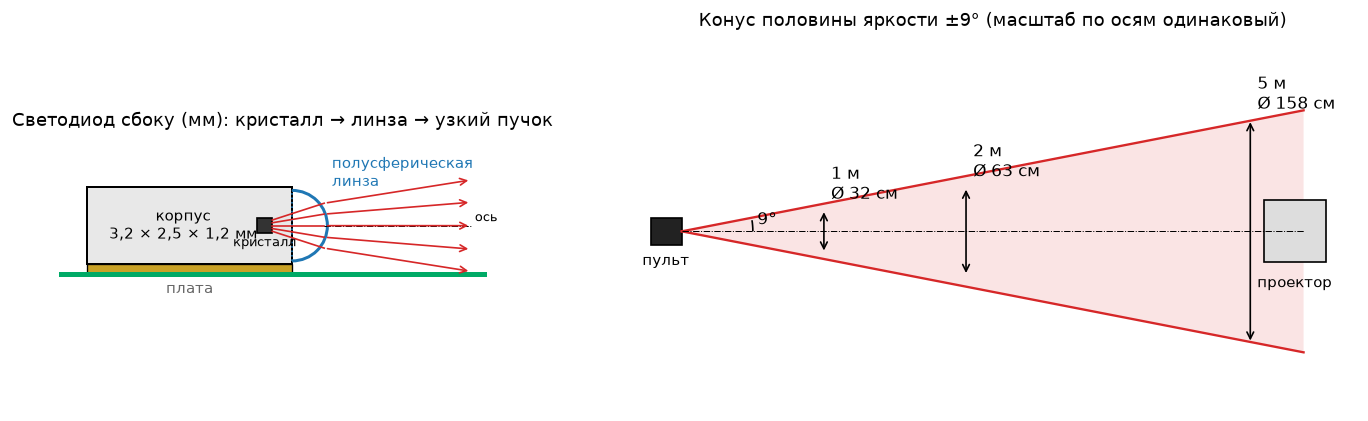

Recreate this plot in Python.
"""Оптическая схема VSMY14940 сбоку, как рисуют линзы: кристалл, полусферическая линза, лучи ±9°.
Масштаб корпуса — мм, дальше — условный, расстояния подписаны. Геометрия линзы — схематично."""
import math
import matplotlib
matplotlib.use("Agg")
import matplotlib.pyplot as plt
from matplotlib.patches import Arc, Rectangle, Polygon

HW = 9.0
fig, (a1, a2) = plt.subplots(1, 2, figsize=(14, 5), gridspec_kw={"width_ratios": [1, 1.6]})

# --- левая часть: корпус и линза (мм) ---
a1.set_aspect("equal")
a1.add_patch(Rectangle((-3.2, -0.6), 3.2, 1.2, fc="#e8e8e8", ec="k", lw=1.2))          # корпус 3,2 мм
a1.add_patch(Rectangle((-3.2, -0.75), 3.2, 0.15, fc="#c9a227", ec="k", lw=0.8))         # контакты
a1.add_patch(Rectangle((-0.55, -0.12), 0.24, 0.24, fc="#333", ec="k"))                   # кристалл
R = 0.55
a1.add_patch(Arc((0, 0), 2 * R, 2 * R, theta1=-90, theta2=90, lw=1.8, color="#1f77b4"))  # линза
a1.plot([0, 0], [-R, R], color="#1f77b4", lw=1.0, ls=":")
a1.text(-1.7, 0.0, "корпус\n3,2 × 2,5 × 1,2 мм", ha="center", va="center", fontsize=9)
a1.text(-0.43, -0.32, "кристалл", ha="center", fontsize=8)
a1.text(0.62, 0.62, "полусферическая\nлинза", color="#1f77b4", fontsize=9)
a1.text(-1.6, -1.05, "плата", ha="center", fontsize=9, color="#666")
a1.plot([-3.6, 3.0], [-0.75, -0.75], color="#0a6", lw=3)
# лучи из кристалла: выходят почти параллельно, расходимость ±9°
for y0 in (-0.35, -0.18, 0, 0.18, 0.35):
    a1.plot([-0.31, 0.5], [y0 * 0.25, y0], color="#d62728", lw=1)
    ang = math.radians(HW) * (y0 / 0.35)
    a1.annotate("", xy=(2.8, y0 + (2.8 - 0.5) * math.tan(ang)), xytext=(0.5, y0),
                arrowprops=dict(arrowstyle="->", color="#d62728", lw=1))
a1.plot([0.5, 2.8], [0, 0], color="k", lw=0.6, ls="-.")
a1.text(2.85, 0.02, "ось", fontsize=8, va="bottom")
a1.set_xlim(-3.7, 3.4); a1.set_ylim(-1.3, 1.4); a1.axis("off")
a1.set_title("Светодиод сбоку (мм): кристалл → линза → узкий пучок", fontsize=11)

# --- правая часть: конус до проектора (условный масштаб) ---
xs = {0: 0.0, 1: 1.6, 2: 3.2, 5: 6.4}
t = math.tan(math.radians(HW))
def h(d): return d * t * 1.6  # 1 м = 1,6 ед. по x, тот же масштаб по y
a2.add_patch(Polygon([(0, 0), (xs[5] + 0.6, h(5) + 0.6 * t), (xs[5] + 0.6, -h(5) - 0.6 * t)],
                     closed=True, fc="#d62728", alpha=0.12, ec="none"))
a2.plot([0, xs[5] + 0.6], [0, h(5) + 0.6 * t], color="#d62728", lw=1.4)
a2.plot([0, xs[5] + 0.6], [0, -h(5) - 0.6 * t], color="#d62728", lw=1.4)
a2.plot([0, xs[5] + 0.6], [0, 0], color="k", lw=0.6, ls="-.")
a2.add_patch(Arc((0, 0), 1.6, 1.6, theta1=0, theta2=HW, color="k"))
a2.text(0.85, 0.08, "9°", fontsize=10)
for d in (1, 2, 5):
    x = xs[d]
    a2.annotate("", xy=(x, h(d)), xytext=(x, -h(d)), arrowprops=dict(arrowstyle="<->", color="k", lw=1))
    a2.text(x + 0.08, h(d) + 0.05, f"{d} м\nØ {2 * d * t * 100:.0f} см", fontsize=10, va="bottom")
a2.add_patch(Rectangle((xs[5] + 0.15, -0.35), 0.7, 0.7, fc="#ddd", ec="k"))
a2.text(xs[5] + 0.5, -0.5, "проектор", ha="center", va="top", fontsize=9)
a2.add_patch(Rectangle((-0.35, -0.15), 0.35, 0.3, fc="#222", ec="k"))
a2.text(-0.18, -0.25, "пульт", ha="center", va="top", fontsize=9)
a2.set_xlim(-0.6, 7.6); a2.set_ylim(-2.0, 2.2); a2.set_aspect("equal"); a2.axis("off")
a2.set_title("Конус половины яркости ±9° (масштаб по осям одинаковый)", fontsize=11)
fig.savefig(__file__.replace(".py", ".png"), dpi=120, bbox_inches="tight")
